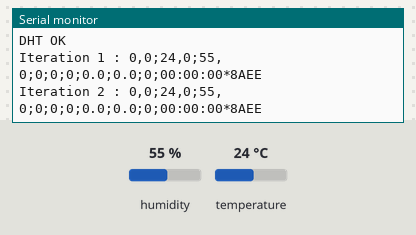
A sketch run on a simulated Arduino Uno, built with avr-gcc and run on an emulated ATmega328P. Shown: the last lines printed to the serial monitor. Inputs (shaded band) come from the test bench; at power-on: humidity 55 %, temperature 24 °C.

Above: at 2.8 s.
2.9 s: humidity set to 22 %
At 4.7 s:
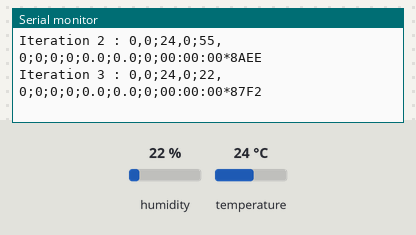
7.5 s: temperature set to 19 °C
At 9.4 s:
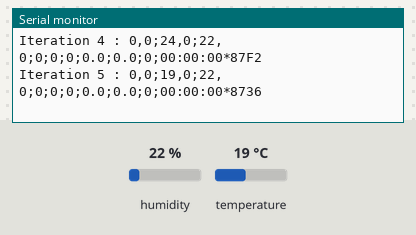
11.5 s: humidity set to 40 %
At 13.0 s:
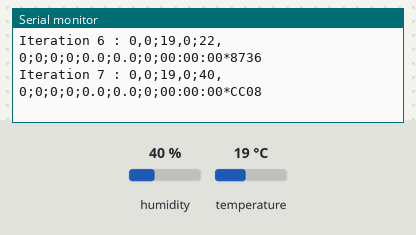
15.5 s: temperature set to 28 °C
At 16.5 s:
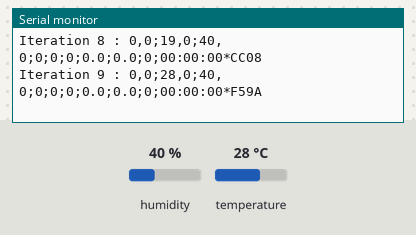
19.5 s: humidity set to 88 %
At 21.2 s:
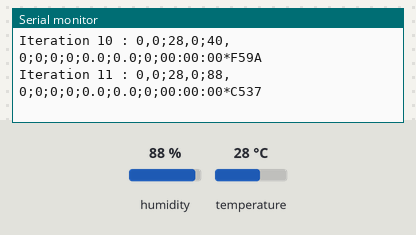
23.5 s: temperature set to 41 °C
At 24.8 s:
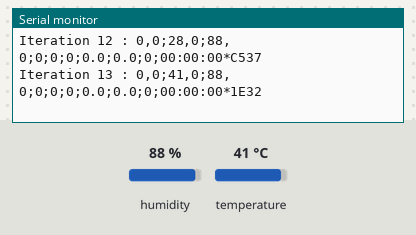

The sketch:

sonda.ino
```cpp
// FINAL SONDA CODE.
// This is the code the probe will run during the flight.
// It will measure internal and external temperature, humidity, pressure,
// position, altitude, and time.
// Then it will package these values into a string
// that will be saved to an SD card and transmitted by radio.
// The string is structured as follows:
// External temperature; internal temperature; humidity; BMP temperature; pressure; BMP altitude; latitude; longitude; altitude; time; checksum.
//
// [X]EXTERNAL TEMPERATURE (DS18B20)
// [X]INTERNAL TEMPERATURE (DHT22)
// [X]HUMIDITY             (DHT22)
// [X]PRESSURE             (BMP180) (+ temperature, + altitude)
// [X]GPS LOCATION         (u-blox MAX-M8C)
//      [X]COORDINATES
//      [X]ALTITUDE
//      [X]DATE AND TIME
// [X]SD STORAGE           (Catalex MicroSD Card Adapter)
// [X]RADIO TRANSMISSION   (Radiometrix NTX2B-FA)
//
// KNOWN ISSUES:
// -There are no measurements where the decimal part is 1, 3, 6, or 8 (they round up)
//
// Started on 23-8-2015.
// Finished on 23-9-2015.
// Sources: Parts of the code are taken directly from:
// "DS18x20_Temperature" example from the OneWire library. (external temperature measurement)
// "KitchenSink" example from the TinyGPS++ library. (GPS location)
// -https://ukhas.org.uk/guides:linkingarduinotontx2 (radio transmission)


// LIBRARIES:

#include <OneWire.h> // DS18B20 sensor library.
#include "DHT.h" // DHT sensor library
#include <SFE_BMP180.h> // BMP180 sensor library
#include <Wire.h> // I2C library, used by the BMP180 sensor
#include <TinyGPS++.h> // Library for parsing GPS data
#include <SoftwareSerial.h> // Library for communication between the GPS and the Arduino
#include <util/crc16.h> // Library for calculating checksums
#include <SD.h> // Library for using the SD card
#include <SPI.h> // Library for communication with the SD card

// DEFINITIONS
// We use these flags to include/exclude certain parts of the code, for example sensor reading
// or measurement output. If the flag value is 0 the corresponding part will not execute
// By default all flags are 1 so everything executes.

#ifndef USE_DS
#define USE_DS 1
#endif

#ifndef USE_DHT
#define USE_DHT 1
#endif

#ifndef USE_BMP
#define USE_BMP 1
#endif

#ifndef USE_GPS
#define USE_GPS 1
#endif

#ifndef USE_SD
#define USE_SD 1
#endif

#ifndef USE_RADIO
#define USE_RADIO 1
#endif

#ifndef TEST_RUN
#define TEST_RUN 0
#endif

// SENSORS:

//DS18B20:

OneWire ds(8); // The DS sensor is connected to digital pin 8
byte type_s = 0; // for DS18S20 change to 1

//DHT22:

#define DHTPIN 2 // The DHT sensor is connected to digital pin 2
#define DHTTYPE DHT22 // The DHT sensor is a DHT22

DHT dht(DHTPIN, DHTTYPE); // "dht" object for the DHT sensor: a DHT22 connected to digital pin 2

//BMP180:

SFE_BMP180 pressio; // "pressio" object for the BMP180 sensor
#define ALTITUD 330.0 // Altitude from which pressure measurement starts

// GPS locator:

TinyGPSPlus gps; // "gps" object for the GPS locator

// The GPS communicates with the Arduino board
// through a software serial port (in this case, pins 4 and 3).
SoftwareSerial ss(4, 3); // "ss" object for the software serial port

// SD card:

#define TARGETA 10 // SD card pin (module CS pin) connected to Arduino digital pin 10
File SondaSD; // "SondaSD" object for the SD card file where data will be saved

//Radiometrix NTX2B-FA:

#define RADIOPIN 9 // Transmission pin (transmitter pin 7) connected to Arduino digital pin 9

// VARIABLES:

// float=decimal number; int=integer (2 bytes); long=integer (4 bytes); char=string

// Sensor variables

float tDS = 0; // External temperature (degrees Celsius)
int tDSE = 0;  // External temperature (integer part)
int tDSD = 0;  // External temperature (decimal part)

float tDHT = 0; // Internal temperature from the DHT sensor (degrees Celsius)
int tDHTE = 0;  // Internal temperature (integer part)
int tDHTD = 0;  // Internal temperature (decimal part)
int hDHT = 0; // Humidity (%)
int hDHTE = 0;  // Humidity (integer part)
int hDHTD = 0;  // Humidity (decimal part)

int tBMP = 0; // Internal temperature from the BMP sensor (degrees Celsius)
int pBMP = 0; // Pressure (mbar)
int p0 = 0; // Pressure (relative, at sea level)
int altBMP = 0; // Altitude (calculated by the BMP sensor)

// GPS variables

long latE = 0; // Latitude (degrees, integer part)
long latD = 0; // Latitude (degrees, decimal part)

long lngE = 0; // Longitude (degrees, integer part)
long lngD = 0; // Longitude (degrees, decimal part)

int alt = 0; // Altitude

int hora = 0; // Hours (UTC time!)
int min = 0; // Minutes
int seg = 0; // Seconds

int iter = 0; // measurement iteration

// STRINGS:

// Since the positive or negative sign cannot be added directly to the coordinates,
// it will be stored in separate strings and then added to the final string,
// which will be transmitted by radio and saved to the SD card.

char GPS1[20];
char GPS2[30];
char SONDA [90]; // Final string

void setup() {

  // This section prepares everything the flight computer will do.
  // It only runs once, at startup.

  // OPEN SERIAL PORT COMMUNICATION
  // Serial port communication is only used for pre-flight setup.

  Serial.begin(38400); // Open serial port communication

  // OPEN SD CARD COMMUNICATION

  // Prepare SD card communication

  #if USE_SD
    Serial.println(F("Preparant SD"));
    pinMode(TARGETA,OUTPUT);

    // Start SD card communication.
    // If communication cannot be established now, data cannot be saved during the flight.

    if(!SD.begin(10)){
        Serial.println(F("ERROR SD"));
    }
    else{
    Serial.println(F("SD OK"));
    }
   #endif

//   // PREPARE RADIO COMMUNICATION

  #if USE_RADIO
    pinMode(RADIOPIN,OUTPUT);
    setPwmFrequency(RADIOPIN, 1);
  #endif
  // START DHT22 SENSOR

  #if USE_DHT
    dht.begin();
    Serial.println(F("DHT OK"));
  #endif

  // START BMP180 SENSOR

  #if USE_BMP
    if (pressio.begin()) { // If the sensor starts,
        Serial.println(F("BMP OK"));
    }
    else{ // If it does not start,
        Serial.println(F("BMP ERROR"));
    }
  #endif

}

void loop() {

    iter++;

    #if TEST_RUN
    if (iter > 10) {
        // enters infinite loop, does not measure again
        // this is the closest we have to "stopping the program"
        while (true) {
            delay(1000);
        }
    }
    #endif

  // This section repeats cyclically during the whole run.
  // All actions performed by the flight computer are included here.

  //DS18B20

  // GET EXTERNAL TEMPERATURE.
  // Taken from the "DS18x20_Temperature" example from the OneWire library.
  // This is not original code; it has been left intact.

  // TODO: fix! the address search should be in the setup? otherwise there are no measurements
  // if the DS18B20 is not found!!
  #if USE_DS
    byte i;
    byte present = 0;
    byte data[12];
    byte addr[8];

    if ( !ds.search(addr)) {
        Serial.println("No more addresses.");
        Serial.println();
        ds.reset_search();
        delay(250);
        return; // <- TODO: FIX THIS!
    }

    ds.reset();
    ds.select(addr);
    ds.write(0x44, 1);        // start conversion, with parasite power on at the end

    delay(1000);     // maybe 750ms is enough, maybe not
    // we might do a ds.depower() here, but the reset will take care of it.

    present = ds.reset();
    ds.select(addr);
    ds.write(0xBE);         // Read Scratchpad

    for ( i = 0; i < 9; i++) {           // we need 9 bytes
        data[i] = ds.read();
    }

    // Convert the data to actual temperature
    // because the result is a 16 bit signed integer, it should
    // be stored to an "int16_t" type, which is always 16 bits
    // even when compiled on a 32 bit processor.
    int16_t raw = (data[1] << 8) | data[0];
    if (type_s) {
        raw = raw << 3; // 9 bit resolution default
        if (data[7] == 0x10) {
        // "count remain" gives full 12 bit resolution
        raw = (raw & 0xFFF0) + 12 - data[6];
        }
    } else {
        byte cfg = (data[4] & 0x60);
        // at lower res, the low bits are undefined, so let's zero them
        if (cfg == 0x00) raw = raw & ~7;  // 9 bit resolution, 93.75 ms
        else if (cfg == 0x20) raw = raw & ~3; // 10 bit res, 187.5 ms
        else if (cfg == 0x40) raw = raw & ~1; // 11 bit res, 375 ms
        //// default is 12 bit resolution, 750 ms conversion time
    }
    tDS = (float)raw / 16.0;

    // Convert decimal value into two integers (E=integer part; 2=value minus integer part; D=decimal part)
    // It is approximated to one decimal by truncation.
    // The tDS value is split into tDSE (integer part) and tDSD (decimal part)

    tDSE = tDS;
    float tDS2 = tDS - tDSE;
    tDSD = trunc(tDS2*10);
  #endif

  //DHT
  #if USE_DHT
  // GET INTERNAL TEMPERATURE.

  tDHT = dht.readTemperature(); // Read internal temperature

  // Convert decimal value into two integers (E=integer part; 2=value minus integer part; D=decimal part)
  // It is approximated to one decimal by truncation.
  // The tInt value is split into tIntE (integer part) and tIntD (decimal part)

  tDHTE = tDHT;
  float tDHT2 = tDHT - tDHTE;
  tDHTD = trunc(tDHT2*10);

  // GET HUMIDITY.

  hDHT = dht.readHumidity(); // Read the humidity value and name it "h"

  // Convert decimal value into two integers (E=integer part; 2=value minus integer part; D=decimal part)
  // It is approximated to one decimal by truncation.
  // The h value is split into hE (integer part) and hD (decimal part)

  hDHTE = hDHT;
  float hDHT2 = hDHT - hDHTE;
  hDHTD = trunc(hDHT2*10);
  #endif

  //BMP180
  #if USE_BMP
    char status; // Define status variable (returns 1 if there are no problems, 0 if there are)
    double T,P;

    // T: define variable T (temperature in degrees C)
    // P: define variable P (absolute pressure in mbar)

    // Measure temperature.

    status = pressio.startTemperature();
    if (status != 0) // If temperature can be measured...
    {
        // Wait until temperature measurement is complete
        delay(status);

        // Receive temperature measurement
        // and save it to variable T

        status = pressio.getTemperature(T);
        if (status != 0) // If the measurement can be received...
        {
        // Measure pressure.
        // The "3" indicates the resolution.
        // It can be between 0 and 3. 0 is the lowest, 3 is the highest, but it takes longer.

        status = pressio.startPressure(3);
        if (status != 0) // If pressure can be measured...
        {
            // Wait until pressure measurement is complete.
            delay(status);

            // Receive pressure measurement
            // and save it to variable P.
            // This pressure is calibrated with temperature,
            // so a previous temperature measurement is required.

            status = pressio.getPressure(P,T);
            if (status != 0) // If the measurement can be received...
            {

            // Get relative sea-level pressure
            // from pressure and initial altitude

            p0 = pressio.sealevel(P,ALTITUD);

            // Get altitude from the pressure difference.
            // It is not fully reliable because temperature is not constant.

            altBMP = pressio.altitude(P,p0);
            }
            else Serial.println(F("error rebent pressio\n"));
        }
        else Serial.println(F("error mesurant pressio\n"));
        }
        else Serial.println(F("error rebent temperatura\n"));
    }
    else Serial.println(F("error mesurant temperatura\n"));

    // Convert temperature and pressure measurements into integers.
    // The temperature measurement complements the DHT measurement.
    // Pressure does not need one-decimal precision; an integer is enough.

    tBMP = T;
    pBMP = P;
  #endif

  //GPS
  #if USE_GPS

    // Start communication with the GPS (through the "secondary" serial port)

    ss.begin(9600);

    // Give the GPS three seconds to read the measurements it receives
    // If this step is skipped, most GPS measurements will not be read.

        unsigned long start = millis();
    do
    {
        while (ss.available())
        gps.encode(ss.read());
    } while (millis() - start < 3000);

    // Latitude

    latE = gps.location.rawLat().deg;
    latD = gps.location.rawLat().billionths;

    // Longitude

    lngE = gps.location.rawLng().deg;
    lngD = gps.location.rawLng().billionths;

    // Altitude

    alt = gps.altitude.meters();

    // Time (UTC)

    hora= gps.time.hour();
    min = gps.time.minute();
    seg = gps.time.second();

    // End communication with the GPS.
    // VERY IMPORTANT: DO NOT SKIP THIS STEP,
    // OR THE RADIO WILL NOT TRANSMIT PROPERLY!

    ss.end();
  #endif

  // STRUCTURE STRINGS

  // Add sensor measurements to the SONDA string

  sprintf(SONDA, "%d,%d;%d,%d;%d,%d;%d;%d;%d;", tDSE, tDSD, tDHTE, tDHTD, hDHTE, hDHTD, tBMP, pBMP, altBMP);

  // Add latitude measurement to the GPS1 string.
  // A negative latitude measurement (south) will not show the sign by default.
  // Therefore, it must be added manually.

  if (gps.location.lat() < 0)
  {
    sprintf(GPS1, "-%ld.%ld;", latE, latD);
  }
  else
  {
    sprintf(GPS1, "%ld.%ld;", latE, latD);
  }

  // Add longitude, altitude, and time measurements to the GPS2 string.
  // A negative longitude measurement (west) will not show the sign by default.
  // Therefore, it must be added manually.

  if (gps.location.lng() < 0)
  {
    sprintf(GPS2, "-%ld.%ld;%d;%02d:%02d:%02d", lngE, lngD, alt, hora, min, seg);
  }
  else
  {
    sprintf(GPS2, "%ld.%ld;%d;%02d:%02d:%02d", lngE, lngD, alt, hora, min, seg);
  }

  // Add GPS1 and GPS2 strings to the SONDA string

  strcat(SONDA, GPS1);
  strcat(SONDA, GPS2);

  // ADD CHECKSUM TO THE SONDA STRING

  unsigned int CHECKSUM = gps_CRC16_checksum(SONDA); // Function for calculating the checksum for the SONDA string (defined later)
  char VERIFICACIO[6]; // Define VERIFICACIO as a string
  sprintf(VERIFICACIO, "*%04X\n", CHECKSUM); // Structure the VERIFICACIO string
  strcat(SONDA, VERIFICACIO); // Concatenate SONDA and VERIFICACIO strings (the second string is appended to the first)

  // SAVE SONDA STRING TO THE SD CARD

  #if USE_SD
    SondaSD = SD.open("sonda.txt", FILE_WRITE);
    delay(500);

    if (SondaSD){
        SondaSD.println(SONDA);
        SondaSD.close();
    }
    else{
        Serial.println("error obrint sonda.txt");
    }
  #endif

  // TRANSMIT SONDA STRING BY RADIO

  #if USE_RADIO
    rtty_txstring (SONDA); // Function for transmitting the final probe string by radio (defined later)
  #endif
  // END OF THE "LOOP" FUNCTION. START AGAIN.

    Serial.print("Iteration ");
    Serial.print(iter);
    Serial.print(" : ");
    Serial.print(SONDA);
    delay(2000);

}

// RADIO STRING TRANSMISSION FUNCTION.
// This code was taken directly from the code found
// in the "Linking an Arduino to a Radiometrix NTX2B Transmitter" tutorial,
// available at https://ukhas.org.uk/guides:linkingarduinotontx2.
// This is not original code; it has been left intact.

void rtty_txstring (char * string) {
    /* Simple function to sent a char at a time to
    ** rtty_txbyte function.
    ** NB Each char is one byte (8 Bits)
    */

    char c;
    c = *string++;

    while ( c != '\0') {
        rtty_txbyte (c);
        c = *string++;
    }
}
void rtty_txbyte (char c) {
    /* Simple function to sent each bit of a char to
    ** rtty_txbit function.
    ** NB The bits are sent Least Significant Bit first
    **
    ** All chars should be preceded with a 0 and
    ** proceed with a 1. 0 = Start bit; 1 = Stop bit
    **
    */

    int i;

    rtty_txbit (0); // Start bit

    // Send bits for for char LSB first

    for (i=0;i<7;i++) { // Change this here 7 or 8 for ASCII-7 / ASCII-8
        if (c & 1) rtty_txbit(1);
        else rtty_txbit(0);

        c = c >> 1;
    }
    rtty_txbit (1); // Stop bit
    rtty_txbit (1); // Stop bit
}

void rtty_txbit (int bit) {
    if (bit) {
        // high
        analogWrite(RADIOPIN,110);
    }
    else {
        // low
        analogWrite(RADIOPIN,100);
    }

    // delayMicroseconds(3370); // 300 baud
    delayMicroseconds(10000); // For 50 Baud uncomment this and the line below.
    delayMicroseconds(10150); // You can't do 20150 it just doesn't work as the
    // largest value that will produce an accurate delay is 16383
    // See : http://arduino.cc/en/Reference/DelayMicroseconds
}

uint16_t gps_CRC16_checksum (char *string) {
    size_t i;
    uint16_t crc;
    uint8_t c;

    crc = 0xFFFF;

    // Calculate checksum ignoring the first two $s
    for (i = 2; i < strlen(string); i++) {
        c = string[i];
        crc = _crc_xmodem_update (crc, c);
    }

    return crc;
}

void setPwmFrequency(int pin, int divisor) {
    byte mode;
    if(pin == 5 || pin == 6 || pin == 9 || pin == 10) {
        switch(divisor) {
            case 1:
                mode = 0x01;
                break;
            case 8:
                mode = 0x02;
                break;
            case 64:
                mode = 0x03;
                break;
            case 256:
                mode = 0x04;
                break;
            case 1024:
                mode = 0x05;
                break;
            default:
                return;
        }

        if(pin == 5 || pin == 6) {
            TCCR0B = TCCR0B & 0b11111000 | mode;
        }
        else {
            TCCR1B = TCCR1B & 0b11111000 | mode;
        }
    }
    else if(pin == 3 || pin == 11) {
        switch(divisor) {
            case 1:
                mode = 0x01;
                break;
            case 8:
                mode = 0x02;
                break;
            case 32:
                mode = 0x03;
                break;
            case 64:
                mode = 0x04;
                break;
            case 128:
                mode = 0x05;
                break;
            case 256:
                mode = 0x06;
                break;
            case 1024:
                mode = 0x7;
                break;
            default:
                return;
        }
        TCCR2B = TCCR2B & 0b11111000 | mode;
    }
}
```

Measured:
- after the input at 2.9 s, the serial monitor: prints a new line after 1.1 s (image 1)
- after the input at 7.5 s, the serial monitor: prints a new line after 0.53 s (image 2)
- after the input at 11.5 s, the serial monitor: prints a new line after 0.55 s (image 3)
- after the input at 15.5 s, the serial monitor: prints a new line after 0.56 s (image 4)
- after the input at 19.5 s, the serial monitor: prints a new line after 0.57 s (image 5)
- after the input at 23.5 s, the serial monitor: prints a new line after 0.59 s (image 6)
